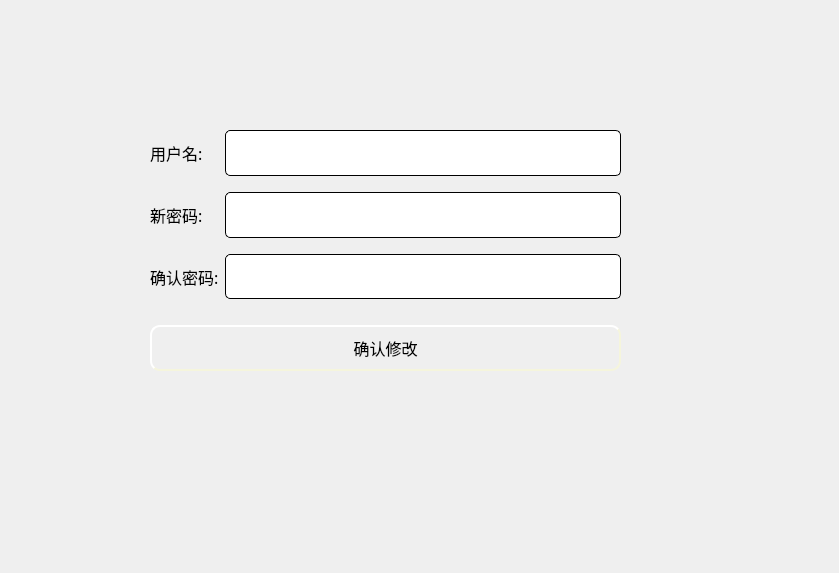
<?xml version="1.0" encoding="UTF-8"?>
<ui version="4.0">
 <class>Pwsd</class>
 <widget class="QWidget" name="Pwsd">
  <property name="geometry">
   <rect>
    <x>0</x>
    <y>0</y>
    <width>839</width>
    <height>573</height>
   </rect>
  </property>
  <property name="windowTitle">
   <string>Form</string>
  </property>
  <property name="styleSheet">
   <string notr="true">QWidget#Pwsd{
	background-image: url(:/image/pswd.jpg);
}</string>
  </property>
  <widget class="QWidget" name="widget" native="true">
   <property name="geometry">
    <rect>
     <x>150</x>
     <y>130</y>
     <width>471</width>
     <height>241</height>
    </rect>
   </property>
   <layout class="QGridLayout" name="gridLayout_2">
    <item row="0" column="0">
     <layout class="QGridLayout" name="gridLayout">
      <item row="6" column="0" colspan="2">
       <widget class="QPushButton" name="pb_ok">
        <property name="sizePolicy">
         <sizepolicy hsizetype="Expanding" vsizetype="Preferred">
          <horstretch>0</horstretch>
          <verstretch>0</verstretch>
         </sizepolicy>
        </property>
        <property name="font">
         <font>
          <family>微软雅黑</family>
          <pointsize>12</pointsize>
         </font>
        </property>
        <property name="styleSheet">
         <string notr="true">QPushButton{
	background-image: url(:/ico/pb1.jpg);
    border-style: outset;
    border-width: 2px;
    border-radius: 10px;
    border-color: beige;
    min-width: 5em;
    padding: 6px;
}
QPushButton:hover
{
	
	background-image: url(:/ico/pb.jpg);
    border-style: inset;
}

QPushButton:pressed{
	
	background-image: url(:/ico/pb2.jpg);
    border-style: inset;
}


</string>
        </property>
        <property name="text">
         <string>确认修改</string>
        </property>
       </widget>
      </item>
      <item row="3" column="1">
       <spacer name="verticalSpacer">
        <property name="orientation">
         <enum>Qt::Vertical</enum>
        </property>
        <property name="sizeType">
         <enum>QSizePolicy::Fixed</enum>
        </property>
        <property name="sizeHint" stdset="0">
         <size>
          <width>20</width>
          <height>10</height>
         </size>
        </property>
       </spacer>
      </item>
      <item row="1" column="1">
       <spacer name="verticalSpacer_2">
        <property name="orientation">
         <enum>Qt::Vertical</enum>
        </property>
        <property name="sizeType">
         <enum>QSizePolicy::Fixed</enum>
        </property>
        <property name="sizeHint" stdset="0">
         <size>
          <width>20</width>
          <height>10</height>
         </size>
        </property>
       </spacer>
      </item>
      <item row="4" column="1">
       <widget class="QLineEdit" name="le_npswd2">
        <property name="sizePolicy">
         <sizepolicy hsizetype="Expanding" vsizetype="Preferred">
          <horstretch>0</horstretch>
          <verstretch>0</verstretch>
         </sizepolicy>
        </property>
        <property name="font">
         <font>
          <family>微软雅黑</family>
          <pointsize>12</pointsize>
         </font>
        </property>
        <property name="styleSheet">
         <string notr="true">QLineEdit{
    border-style: outset;
    border-width: 1px;
    border-radius: 5px;

    min-width: 5em;
    padding: 6px;
}</string>
        </property>
       </widget>
      </item>
      <item row="2" column="0">
       <widget class="QLabel" name="label_2">
        <property name="font">
         <font>
          <family>微软雅黑</family>
          <pointsize>12</pointsize>
         </font>
        </property>
        <property name="text">
         <string>新密码:</string>
        </property>
       </widget>
      </item>
      <item row="4" column="0">
       <widget class="QLabel" name="label_3">
        <property name="font">
         <font>
          <family>微软雅黑</family>
          <pointsize>12</pointsize>
         </font>
        </property>
        <property name="text">
         <string>确认密码:</string>
        </property>
       </widget>
      </item>
      <item row="0" column="0">
       <widget class="QLabel" name="label">
        <property name="font">
         <font>
          <family>微软雅黑</family>
          <pointsize>12</pointsize>
         </font>
        </property>
        <property name="text">
         <string>用户名:</string>
        </property>
       </widget>
      </item>
      <item row="2" column="1">
       <widget class="QLineEdit" name="le_npswd">
        <property name="sizePolicy">
         <sizepolicy hsizetype="Expanding" vsizetype="Preferred">
          <horstretch>0</horstretch>
          <verstretch>0</verstretch>
         </sizepolicy>
        </property>
        <property name="font">
         <font>
          <family>微软雅黑</family>
          <pointsize>12</pointsize>
         </font>
        </property>
        <property name="styleSheet">
         <string notr="true">QLineEdit{
    border-style: outset;
    border-width: 1px;
    border-radius: 5px;

    min-width: 5em;
    padding: 6px;
}</string>
        </property>
       </widget>
      </item>
      <item row="0" column="1">
       <widget class="QLineEdit" name="le_user">
        <property name="sizePolicy">
         <sizepolicy hsizetype="Expanding" vsizetype="Preferred">
          <horstretch>0</horstretch>
          <verstretch>0</verstretch>
         </sizepolicy>
        </property>
        <property name="font">
         <font>
          <family>微软雅黑</family>
          <pointsize>12</pointsize>
         </font>
        </property>
        <property name="styleSheet">
         <string notr="true">QLineEdit{
    border-style: outset;
    border-width: 1px;
    border-radius: 5px;

    min-width: 5em;
    padding: 6px;
}</string>
        </property>
       </widget>
      </item>
      <item row="5" column="1">
       <spacer name="verticalSpacer_3">
        <property name="orientation">
         <enum>Qt::Vertical</enum>
        </property>
        <property name="sizeType">
         <enum>QSizePolicy::Fixed</enum>
        </property>
        <property name="sizeHint" stdset="0">
         <size>
          <width>20</width>
          <height>20</height>
         </size>
        </property>
       </spacer>
      </item>
     </layout>
    </item>
   </layout>
  </widget>
  <widget class="QLabel" name="lb_text">
   <property name="geometry">
    <rect>
     <x>240</x>
     <y>430</y>
     <width>381</width>
     <height>41</height>
    </rect>
   </property>
   <property name="font">
    <font>
     <family>Agency FB</family>
     <pointsize>12</pointsize>
    </font>
   </property>
   <property name="text">
    <string/>
   </property>
  </widget>
 </widget>
 <resources/>
 <connections/>
</ui>
